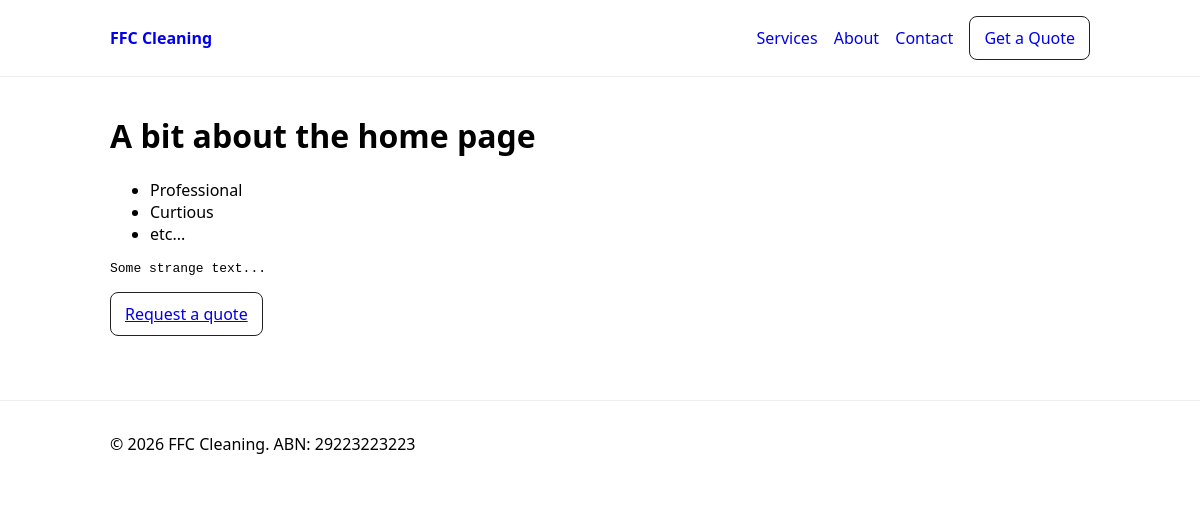
The page / on the database its author committed.
### core/models.py (models this page shows, shortened)
class SiteSettings(models.Model):
    business_name = models.CharField(max_length=120, default="FFC Cleaning")
    phone = models.CharField(max_length=50, blank=True)
    email = models.EmailField(blank=True)
    service_area = models.CharField(max_length=200, blank=True)
    abn = models.CharField(max_length=30, blank=True)

class HomePage(models.Model):
    body = HTMLField(blank=True)
    is_published = models.BooleanField(default=True)
    updated_at = models.DateTimeField(auto_now=True)

### core/views.py (the view)
# urls.py: path("", views.home, name="home"),
def home(request):
    page = HomePage.objects.filter(is_published=True).first()
    return render(request, "core/home.html", {"page": page, "settings": _settings()})

### core/context_processors.py (called while the page is built)
def site_settings(request):
    return {
        "site_settings": SiteSettings.objects.first()
    }

### core/views.py (called while the page is built)
def _settings():
    return SiteSettings.objects.first()

### templates/core/home.html (shortened to what this page needs)
{% extends "base.html" %}
{% block content %}
{{page.body|safe}}
<p><a class="btn" href="{% url 'quote' %}">Request a quote</a></p>
{% endblock %}

### templates/base.html (shortened to what this page needs)
<!doctype html>
<html lang="en">
<head>
  {% load static %}
  <link rel="stylesheet" href="{% static 'css/site.css' %}">
</head>
<body>
  <header class="site-header">
    <div class="container">
      <a class="brand" href="{% url 'home' %}">{{site_settings.business_name}}</a>
      <nav>
        <a href="{% url 'services' %}">Services</a>
        <a href="{% url 'about' %}">About</a>
        <a href="{% url 'contact' %}">Contact</a>
        <a class="btn" href="{% url 'quote' %}">Get a Quote</a>
      </nav>
    </div>
  </header>
  <main class="container">
    {% block content %}{% endblock %}
  </main>
  <footer class="site-footer">
    <div class="container">
      <p>© {% now "Y" %} FFC Cleaning. ABN: {{site_settings.abn}}</p>
    </div>
  </footer>
</body>
</html>

### static/css/site.css (style rules this page uses)
body { font-family: system-ui, Arial, sans-serif; margin: 0; }
.container { max-width: 980px; margin: 0 auto; padding: 16px; }
.site-header { border-bottom: 1px solid #eee; }
.site-header .container { display: flex; align-items: center; justify-content: space-between; }
nav a { margin-left: 12px; text-decoration: none; }
.brand { font-weight: 700; text-decoration: none; }
.btn { display: inline-block; padding: 10px 14px; border: 1px solid #222; border-radius: 8px; }
.site-footer { border-top: 1px solid #eee; margin-top: 32px; }

### rows shown on the page
SiteSettings: business_name "FFC Cleaning", abn "29223223223"
HomePage: body "A bit about the home page Professional Curtious etc... Some strange text..."
